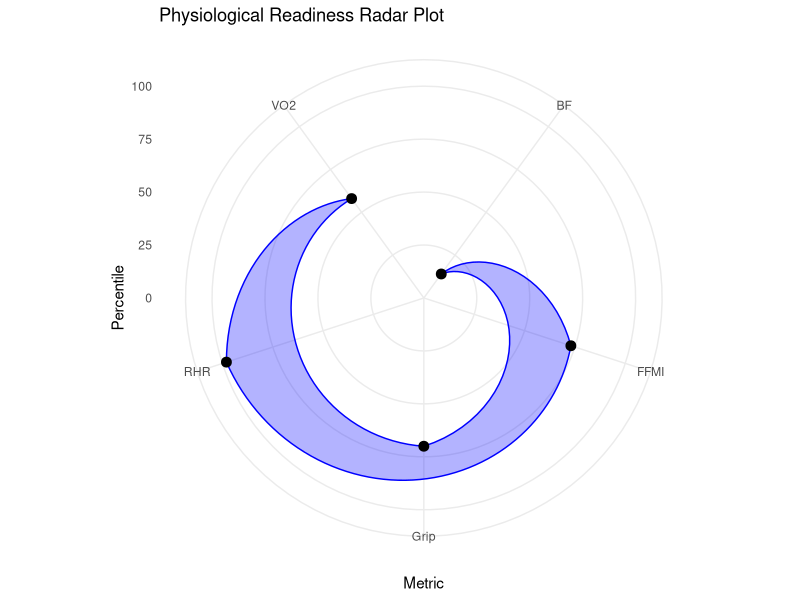

Reproduce this figure in R.
#additional learning
# creating a radar plaot for a "readiness assessment with fake data"

library(ggplot2)
library(dplyr)
library(tidyr)

data <- data.frame(
  VO2 = 52,
  Grip = 55,
  BF = 25,
  FFMI = 20,
  RHR = 40
)

percentile <- function(x, ref) ecdf(ref)(x) * 100

# Example reference (replace with real norms)
ref <- data.frame(
  VO2 = rnorm(100, 50, 5),
  Grip = rnorm(100, 50, 10),
  BF = rnorm(100, 20, 5),
  FFMI = rnorm(100, 19, 2),
  RHR = rnorm(100, 65, 10)
)

scores <- data.frame(
  VO2 = percentile(data$VO2, ref$VO2),
  Grip = percentile(data$Grip, ref$Grip),
  BF = 100 - percentile(data$BF, ref$BF),   # lower is better
  FFMI = percentile(data$FFMI, ref$FFMI),
  RHR = 100 - percentile(data$RHR, ref$RHR) # lower is better
)

radar_df_closed <- scores %>%
  pivot_longer(cols = everything(),
               names_to = "Metric",
               values_to = "Value")

ggplot(radar_df_closed, aes(x = Metric, y = Value, group = 1)) +
  geom_polygon(fill = "blue", alpha = 0.3, color = "blue") +
  geom_point(size = 3) +
  coord_polar() +
  ylim(0, 100) +
  theme_minimal() +
  labs(title = "Physiological Readiness Radar Plot",
       y = "Percentile")

radar_df_closed$Metric <- factor(
  radar_df_closed$Metric,
  levels = c("VO2", "RHR", "Grip", "FFMI", "BF")
)
